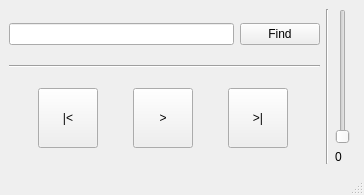
<?xml version="1.0" encoding="UTF-8"?>
<ui version="4.0">
 <class>Howl</class>
 <widget class="QMainWindow" name="Howl">
  <property name="geometry">
   <rect>
    <x>0</x>
    <y>0</y>
    <width>364</width>
    <height>195</height>
   </rect>
  </property>
  <property name="windowTitle">
   <string>Howl</string>
  </property>
  <widget class="QWidget" name="centralwidget">
   <layout class="QHBoxLayout" name="horizontalLayout_3">
    <item>
     <layout class="QVBoxLayout" name="verticalLayout_2">
      <item>
       <layout class="QHBoxLayout" name="horizontalLayout">
        <item>
         <widget class="QLineEdit" name="e_path"/>
        </item>
        <item>
         <widget class="QPushButton" name="b_find">
          <property name="text">
           <string>Find</string>
          </property>
         </widget>
        </item>
       </layout>
      </item>
      <item>
       <widget class="Line" name="line">
        <property name="orientation">
         <enum>Qt::Horizontal</enum>
        </property>
       </widget>
      </item>
      <item>
       <layout class="QHBoxLayout" name="horizontalLayout_2">
        <item>
         <widget class="QPushButton" name="b_backward">
          <property name="sizePolicy">
           <sizepolicy hsizetype="Fixed" vsizetype="Fixed">
            <horstretch>0</horstretch>
            <verstretch>0</verstretch>
           </sizepolicy>
          </property>
          <property name="minimumSize">
           <size>
            <width>60</width>
            <height>60</height>
           </size>
          </property>
          <property name="maximumSize">
           <size>
            <width>60</width>
            <height>60</height>
           </size>
          </property>
          <property name="text">
           <string>|&lt;</string>
          </property>
         </widget>
        </item>
        <item>
         <widget class="QPushButton" name="b_playPause">
          <property name="sizePolicy">
           <sizepolicy hsizetype="Fixed" vsizetype="Fixed">
            <horstretch>0</horstretch>
            <verstretch>0</verstretch>
           </sizepolicy>
          </property>
          <property name="minimumSize">
           <size>
            <width>60</width>
            <height>60</height>
           </size>
          </property>
          <property name="maximumSize">
           <size>
            <width>60</width>
            <height>60</height>
           </size>
          </property>
          <property name="text">
           <string>&gt;</string>
          </property>
         </widget>
        </item>
        <item>
         <widget class="QPushButton" name="b_forward">
          <property name="sizePolicy">
           <sizepolicy hsizetype="Fixed" vsizetype="Fixed">
            <horstretch>0</horstretch>
            <verstretch>0</verstretch>
           </sizepolicy>
          </property>
          <property name="minimumSize">
           <size>
            <width>60</width>
            <height>60</height>
           </size>
          </property>
          <property name="maximumSize">
           <size>
            <width>60</width>
            <height>60</height>
           </size>
          </property>
          <property name="text">
           <string>&gt;|</string>
          </property>
         </widget>
        </item>
       </layout>
      </item>
     </layout>
    </item>
    <item>
     <widget class="Line" name="line_2">
      <property name="orientation">
       <enum>Qt::Vertical</enum>
      </property>
     </widget>
    </item>
    <item>
     <layout class="QVBoxLayout" name="verticalLayout">
      <item>
       <widget class="QSlider" name="s_volumeSlider">
        <property name="orientation">
         <enum>Qt::Vertical</enum>
        </property>
       </widget>
      </item>
      <item>
       <widget class="QLabel" name="l_volumeLabel">
        <property name="minimumSize">
         <size>
          <width>20</width>
          <height>0</height>
         </size>
        </property>
        <property name="maximumSize">
         <size>
          <width>20</width>
          <height>16777215</height>
         </size>
        </property>
        <property name="text">
         <string>0</string>
        </property>
       </widget>
      </item>
     </layout>
    </item>
   </layout>
  </widget>
  <widget class="QMenuBar" name="menubar">
   <property name="geometry">
    <rect>
     <x>0</x>
     <y>0</y>
     <width>364</width>
     <height>24</height>
    </rect>
   </property>
  </widget>
  <widget class="QStatusBar" name="statusbar"/>
 </widget>
 <resources/>
 <connections/>
</ui>
